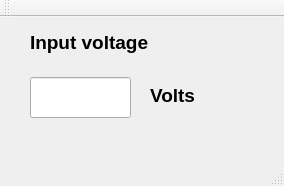
<?xml version="1.0" encoding="UTF-8"?>
<ui version="4.0">
 <class>MainWindow</class>
 <widget class="QMainWindow" name="MainWindow">
  <property name="geometry">
   <rect>
    <x>0</x>
    <y>0</y>
    <width>284</width>
    <height>186</height>
   </rect>
  </property>
  <property name="windowTitle">
   <string>MainWindow</string>
  </property>
  <widget class="QWidget" name="centralWidget">
   <widget class="QLineEdit" name="showValue">
    <property name="geometry">
     <rect>
      <x>30</x>
      <y>60</y>
      <width>101</width>
      <height>41</height>
     </rect>
    </property>
    <property name="font">
     <font>
      <pointsize>14</pointsize>
      <weight>75</weight>
      <bold>true</bold>
     </font>
    </property>
   </widget>
   <widget class="QLabel" name="titleLabel">
    <property name="geometry">
     <rect>
      <x>30</x>
      <y>10</y>
      <width>161</width>
      <height>31</height>
     </rect>
    </property>
    <property name="font">
     <font>
      <pointsize>14</pointsize>
      <weight>75</weight>
      <bold>true</bold>
     </font>
    </property>
    <property name="text">
     <string>Input voltage</string>
    </property>
    <property name="textInteractionFlags">
     <set>Qt::NoTextInteraction</set>
    </property>
   </widget>
   <widget class="QLabel" name="unitsLabel">
    <property name="geometry">
     <rect>
      <x>150</x>
      <y>70</y>
      <width>71</width>
      <height>17</height>
     </rect>
    </property>
    <property name="font">
     <font>
      <pointsize>14</pointsize>
      <weight>75</weight>
      <bold>true</bold>
     </font>
    </property>
    <property name="text">
     <string>Volts</string>
    </property>
   </widget>
  </widget>
  <widget class="QMenuBar" name="menuBar">
   <property name="geometry">
    <rect>
     <x>0</x>
     <y>0</y>
     <width>284</width>
     <height>22</height>
    </rect>
   </property>
  </widget>
  <widget class="QToolBar" name="mainToolBar">
   <attribute name="toolBarArea">
    <enum>TopToolBarArea</enum>
   </attribute>
   <attribute name="toolBarBreak">
    <bool>false</bool>
   </attribute>
  </widget>
  <widget class="QStatusBar" name="statusBar"/>
 </widget>
 <layoutdefault spacing="6" margin="11"/>
 <resources/>
 <connections/>
</ui>
